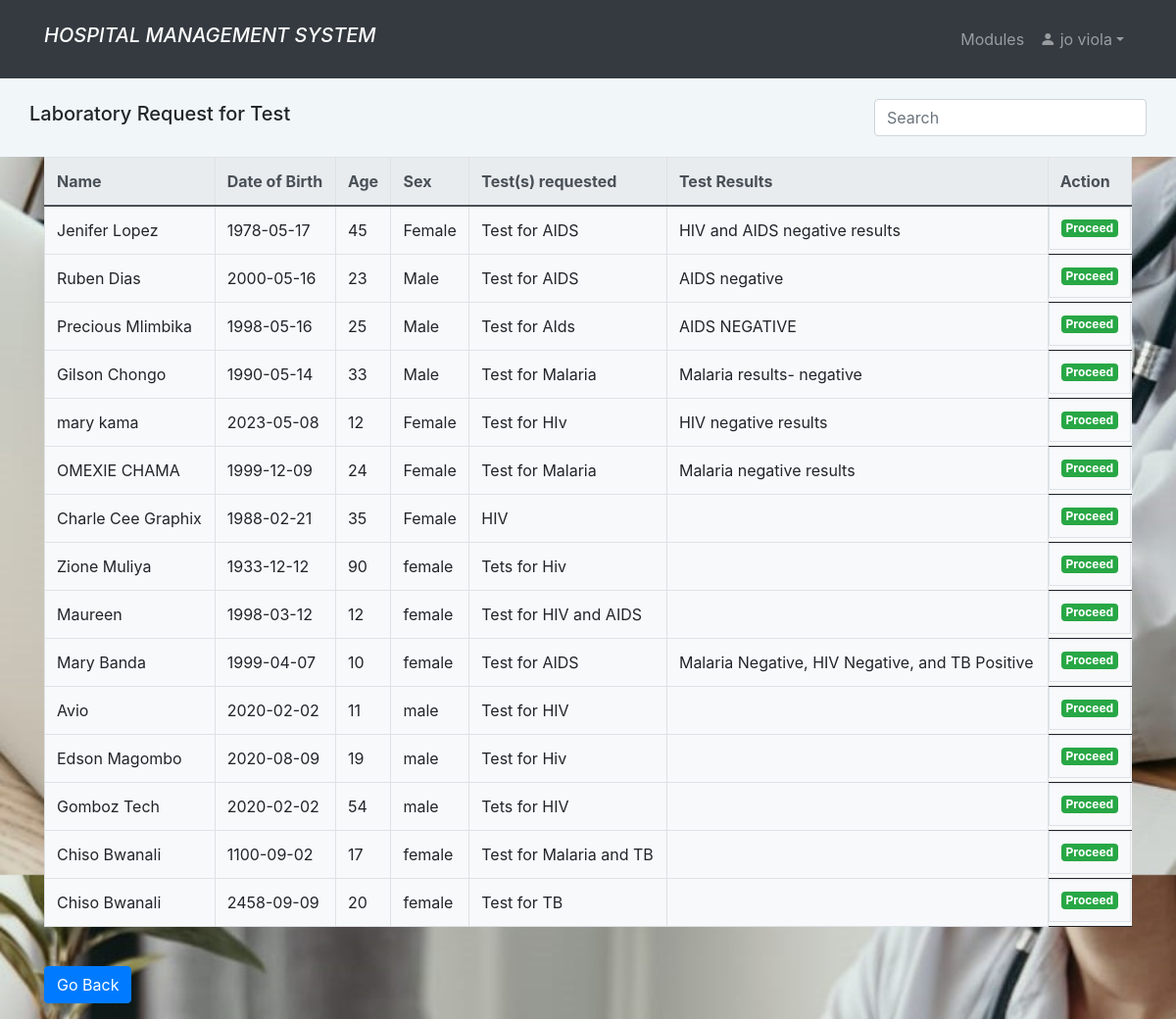
Before: /laboratory.php (signed in) with the older database file.
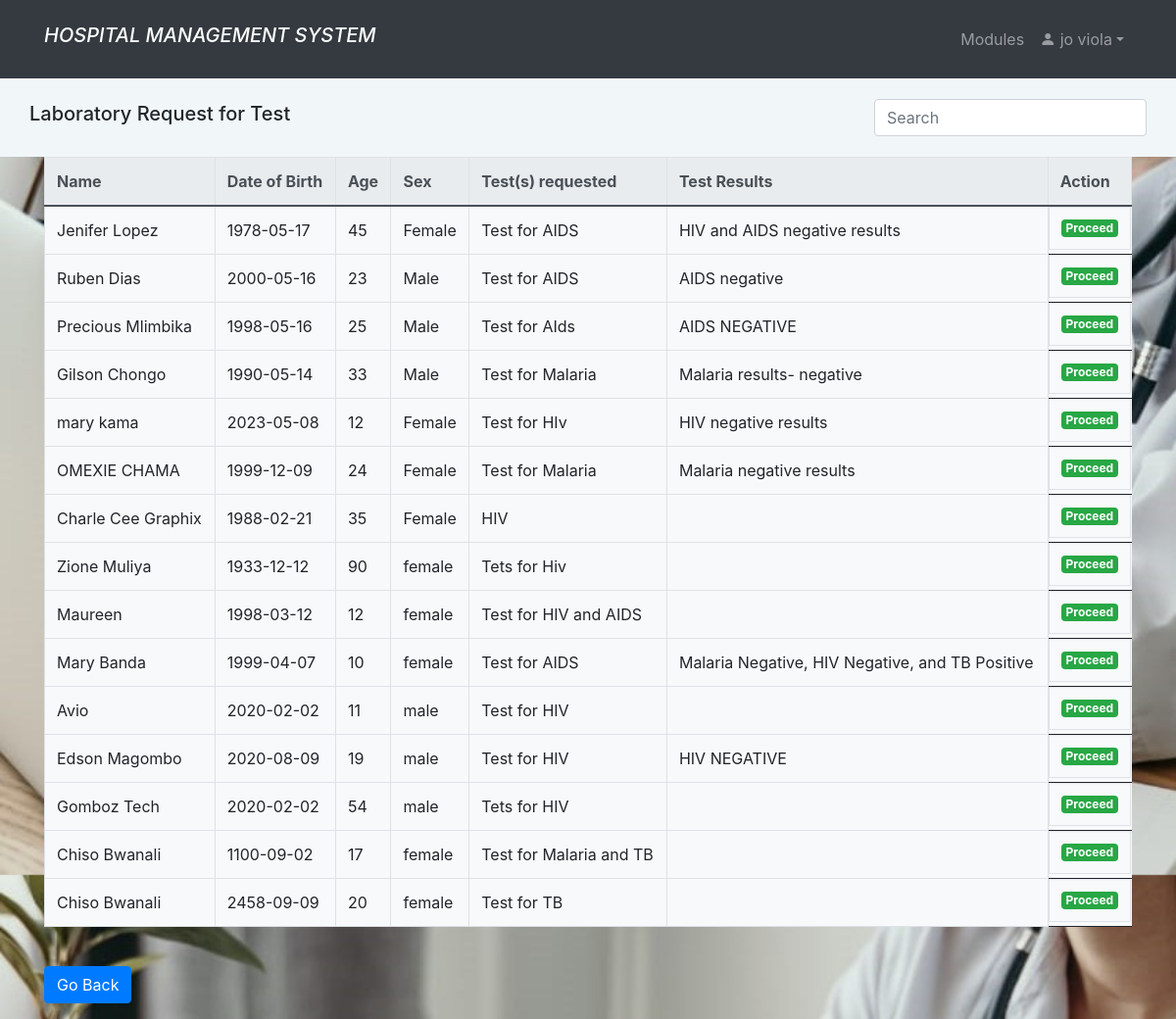
After: the same page with the newer database file.
### tables this page shows
CREATE TABLE `patient` (
  `id` int(11) NOT NULL,
  `name` varchar(100) NOT NULL,
  `date` date NOT NULL,
  `gender` varchar(10) NOT NULL,
  `age` int(2) NOT NULL,
  `phoneNumber` int(10) NOT NULL,
  `district` varchar(100) NOT NULL,
  `village` varchar(100) NOT NULL,
  `residential` varchar(100) NOT NULL,
  `others` text DEFAULT NULL,
  `symptoms` text DEFAULT NULL,
  `history` text DEFAULT NULL,
  `drug` text NOT NULL,
  `dosage` text NOT NULL,
  `drug_given_by` text NOT NULL,
  `drug_status` text NOT NULL,
  `prescribed_by` text DEFAULT NULL,
  `prescribed_on` text DEFAULT NULL,
  `total_bills` int(15) DEFAULT NULL,
  `status` text NOT NULL DEFAULT 'not paid',
  `tests` text DEFAULT NULL,
  `lab_results` text DEFAULT NULL
);

### laboratory.php (the view, shortened to what this page needs)
<?php
if (isset($_SESSION['id']) && isset($_SESSION['uname'])){
  include "unavbar.php";
  include "comfig.php";
        ?>
<!DOCTYPE html>
<html>
<head>
	<link rel="stylesheet" href="https://maxcdn.bootstrapcdn.com/bootstrap/4.5.2/css/bootstrap.min.css">
</head>
<body>
   <nav class="navbar navbar-expand py-3"style="background-color:#F1F6F9;" >
            <div class="container">
			<h5 class="navbar-brand"> Laboratory Request for Test</h5>
                <div class="collapse navbar-collapse" id="navmenu">
                    <ul class="navbar-nav ms-auto">
                        <li class="nav-item dropdown">
                        <input class="form-control me-1" id="myInput" style="width:100%; max-width:20rem" type="text" placeholder="Search" aria-label="Search">
                        </li>
                    </ul>
                </div>
            </div>
        </nav>
<?php
$sql2 = "SELECT * FROM patient WHERE tests IS NOT NULL ORDER BY id DESC";
$result2 = $mysqli->query($sql2);
if ($result2->num_rows > 0) {
    ?>
    <div class="container">
    <div class="table-responsive">
        <table class="table table-bordered  bg-light">
            <thead class="thead-light">
                <tr>
                    <th>Name</th>
                    <th>Date of Birth</th>
                    <th>Age</th>
                    <th>Sex</th>
                    <th>Test(s) requested</th>
                    <th>Test Results</th>
                    <th>Action</th>
                </tr>
            </thead>
            <tbody id = "myTable">
                <?php
                while ($row = $result2->fetch_assoc()) {
                    ?>
                    <tr>
                        <td><?php echo $row["name"]; ?></td>
                        <td><?php echo $row["date"]; ?></td>
                        <td><?php echo $row["age"]; ?></td>
                        <td><?php echo $row["gender"]; ?></td>
                        <td><?php echo $row["tests"]; ?></td>
                        <td><?php echo $row["lab_results"]; ?></td>
                        <td class='btn-group btn-group-justified'>
									<a href='lab_form.php?respond=<?php echo $row["id"]; ?>' class='badge bg-success'>Proceed</a>
							</td>
                    </tr>
                    <?php
                }
                ?>
            </tbody>
        </table>
        <br>
        <button class='btn btn-primary mb-3' onclick='window.history.back()'> Go Back</button>
    </div>
</div>
<?php
} else {
    echo "<div class='container'><div class='table-responsive'><table class='table table-bordered bg-secondary text-light'>";
    echo "<thead class='thead-light'><tr><th colspan='15' class='text-center'>No test request found!</th></tr></thead>";
    echo "</table></div></div>";
    }
    ?>
    </body>
    </html>
<?php
    }else {
        header("Location: home.php");
        exit();
    }
?>

Changed rows visible on the page:
changed patient "Edson Magombo": tests "Test for Hiv" → "Test for HIV"; lab_results (not shown) → "HIV NEGATIVE"
